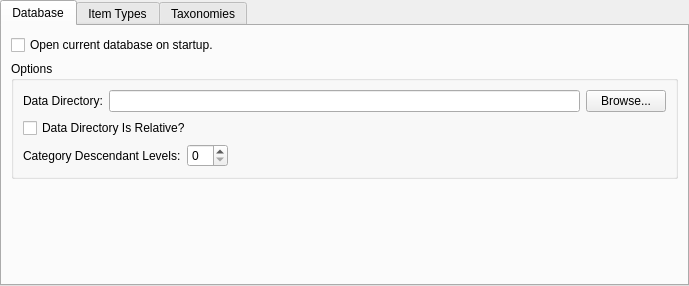
<?xml version="1.0" encoding="UTF-8"?>
<ui version="4.0">
 <class>prefDatabase</class>
 <widget class="QWidget" name="prefDatabase">
  <property name="geometry">
   <rect>
    <x>0</x>
    <y>0</y>
    <width>689</width>
    <height>286</height>
   </rect>
  </property>
  <property name="minimumSize">
   <size>
    <width>0</width>
    <height>0</height>
   </size>
  </property>
  <property name="windowTitle">
   <string>Database</string>
  </property>
  <property name="styleSheet">
   <string notr="true"/>
  </property>
  <layout class="QVBoxLayout" name="verticalLayout">
   <property name="spacing">
    <number>0</number>
   </property>
   <property name="leftMargin">
    <number>0</number>
   </property>
   <property name="topMargin">
    <number>0</number>
   </property>
   <property name="rightMargin">
    <number>0</number>
   </property>
   <property name="bottomMargin">
    <number>0</number>
   </property>
   <item>
    <widget class="QTabWidget" name="databaseTabs">
     <property name="currentIndex">
      <number>0</number>
     </property>
     <widget class="QWidget" name="databaseTab">
      <attribute name="title">
       <string>Database</string>
      </attribute>
      <layout class="QVBoxLayout" name="verticalLayout_2">
       <item>
        <widget class="QCheckBox" name="checkOpenLast">
         <property name="text">
          <string>Open current database on startup.</string>
         </property>
        </widget>
       </item>
       <item>
        <widget class="QGroupBox" name="groupOptions">
         <property name="title">
          <string>Options</string>
         </property>
         <layout class="QGridLayout" name="gridLayout">
          <item row="4" column="0">
           <layout class="QHBoxLayout" name="layoutCatLvls">
            <property name="spacing">
             <number>6</number>
            </property>
            <item>
             <widget class="QLabel" name="labelCatLvls">
              <property name="sizePolicy">
               <sizepolicy hsizetype="Preferred" vsizetype="Preferred">
                <horstretch>0</horstretch>
                <verstretch>0</verstretch>
               </sizepolicy>
              </property>
              <property name="text">
               <string>Category Descendant Levels:</string>
              </property>
             </widget>
            </item>
            <item>
             <widget class="QSpinBox" name="spinCatLvls">
              <property name="sizePolicy">
               <sizepolicy hsizetype="Minimum" vsizetype="Fixed">
                <horstretch>0</horstretch>
                <verstretch>0</verstretch>
               </sizepolicy>
              </property>
              <property name="minimum">
               <number>0</number>
              </property>
              <property name="value">
               <number>0</number>
              </property>
             </widget>
            </item>
            <item>
             <spacer name="horizontalSpacer">
              <property name="orientation">
               <enum>Qt::Horizontal</enum>
              </property>
              <property name="sizeHint" stdset="0">
               <size>
                <width>40</width>
                <height>20</height>
               </size>
              </property>
             </spacer>
            </item>
           </layout>
          </item>
          <item row="0" column="0">
           <layout class="QHBoxLayout" name="layoutDataDir">
            <item>
             <widget class="QLabel" name="labelDataDir">
              <property name="text">
               <string>Data Directory:</string>
              </property>
             </widget>
            </item>
            <item>
             <widget class="QLineEdit" name="lineDataDir">
              <property name="readOnly">
               <bool>true</bool>
              </property>
             </widget>
            </item>
            <item>
             <widget class="QPushButton" name="buttonDataDir">
              <property name="text">
               <string>Browse...</string>
              </property>
             </widget>
            </item>
           </layout>
          </item>
          <item row="1" column="0">
           <layout class="QHBoxLayout" name="layoutRelativeDir">
            <item>
             <widget class="QCheckBox" name="checkRelativeDir">
              <property name="text">
               <string>Data Directory Is Relative?</string>
              </property>
             </widget>
            </item>
            <item>
             <spacer name="horizontalSpacer_2">
              <property name="orientation">
               <enum>Qt::Horizontal</enum>
              </property>
              <property name="sizeHint" stdset="0">
               <size>
                <width>40</width>
                <height>20</height>
               </size>
              </property>
             </spacer>
            </item>
           </layout>
          </item>
         </layout>
        </widget>
       </item>
       <item>
        <spacer name="verticalSpacer">
         <property name="orientation">
          <enum>Qt::Vertical</enum>
         </property>
         <property name="sizeHint" stdset="0">
          <size>
           <width>20</width>
           <height>40</height>
          </size>
         </property>
        </spacer>
       </item>
      </layout>
     </widget>
     <widget class="QWidget" name="itemTypesTab">
      <attribute name="title">
       <string>Item Types</string>
      </attribute>
      <layout class="QVBoxLayout" name="verticalLayout_3">
       <property name="spacing">
        <number>0</number>
       </property>
       <property name="leftMargin">
        <number>0</number>
       </property>
       <property name="topMargin">
        <number>0</number>
       </property>
       <property name="rightMargin">
        <number>0</number>
       </property>
       <property name="bottomMargin">
        <number>0</number>
       </property>
       <item>
        <widget class="QTreeView" name="itemTypesTree">
         <property name="sizePolicy">
          <sizepolicy hsizetype="Expanding" vsizetype="Expanding">
           <horstretch>1</horstretch>
           <verstretch>0</verstretch>
          </sizepolicy>
         </property>
         <property name="styleSheet">
          <string notr="true">QTreeView{
	background: transparent; 
	border:0;
}
</string>
         </property>
         <property name="editTriggers">
          <set>QAbstractItemView::NoEditTriggers</set>
         </property>
         <property name="iconSize">
          <size>
           <width>32</width>
           <height>32</height>
          </size>
         </property>
         <property name="allColumnsShowFocus">
          <bool>true</bool>
         </property>
         <property name="wordWrap">
          <bool>true</bool>
         </property>
        </widget>
       </item>
       <item>
        <layout class="QHBoxLayout" name="horizontalLayout_2">
         <property name="spacing">
          <number>6</number>
         </property>
         <property name="leftMargin">
          <number>6</number>
         </property>
         <property name="topMargin">
          <number>6</number>
         </property>
         <property name="rightMargin">
          <number>6</number>
         </property>
         <property name="bottomMargin">
          <number>6</number>
         </property>
         <item>
          <widget class="QPushButton" name="buttonAddItemType">
           <property name="toolTip">
            <string>Add Item Type</string>
           </property>
           <property name="text">
            <string>Add</string>
           </property>
           <property name="iconSize">
            <size>
             <width>18</width>
             <height>18</height>
            </size>
           </property>
          </widget>
         </item>
         <item>
          <widget class="QPushButton" name="buttonEditItemType">
           <property name="toolTip">
            <string>Edit Item Type</string>
           </property>
           <property name="text">
            <string>Edit</string>
           </property>
           <property name="iconSize">
            <size>
             <width>18</width>
             <height>18</height>
            </size>
           </property>
          </widget>
         </item>
         <item>
          <widget class="QPushButton" name="buttonDeleteItemType">
           <property name="toolTip">
            <string>Delete Item Type</string>
           </property>
           <property name="text">
            <string>Delete</string>
           </property>
           <property name="iconSize">
            <size>
             <width>18</width>
             <height>18</height>
            </size>
           </property>
          </widget>
         </item>
         <item>
          <spacer name="horizontalSpacer_5">
           <property name="orientation">
            <enum>Qt::Horizontal</enum>
           </property>
           <property name="sizeType">
            <enum>QSizePolicy::Fixed</enum>
           </property>
           <property name="sizeHint" stdset="0">
            <size>
             <width>10</width>
             <height>0</height>
            </size>
           </property>
          </spacer>
         </item>
         <item>
          <widget class="QPushButton" name="buttonMoveUp">
           <property name="toolTip">
            <string>Move Item Type Up List</string>
           </property>
           <property name="text">
            <string/>
           </property>
           <property name="iconSize">
            <size>
             <width>18</width>
             <height>18</height>
            </size>
           </property>
          </widget>
         </item>
         <item>
          <widget class="QPushButton" name="buttonMoveDown">
           <property name="toolTip">
            <string>Move Item Type Down List</string>
           </property>
           <property name="text">
            <string/>
           </property>
           <property name="iconSize">
            <size>
             <width>18</width>
             <height>18</height>
            </size>
           </property>
          </widget>
         </item>
         <item>
          <spacer name="horizontalSpacer_6">
           <property name="orientation">
            <enum>Qt::Horizontal</enum>
           </property>
           <property name="sizeHint" stdset="0">
            <size>
             <width>40</width>
             <height>20</height>
            </size>
           </property>
          </spacer>
         </item>
         <item>
          <widget class="QPushButton" name="buttonDefaultItemTypes">
           <property name="toolTip">
            <string>Add Default Item Types</string>
           </property>
           <property name="text">
            <string>Add Defaults</string>
           </property>
          </widget>
         </item>
         <item>
          <widget class="QPushButton" name="buttonResetItemTypes">
           <property name="toolTip">
            <string>Revert Any Current Changes</string>
           </property>
           <property name="text">
            <string>Reset</string>
           </property>
          </widget>
         </item>
        </layout>
       </item>
      </layout>
     </widget>
     <widget class="QWidget" name="taxonomiesTab">
      <attribute name="title">
       <string>Taxonomies</string>
      </attribute>
      <layout class="QVBoxLayout" name="verticalLayout_4">
       <property name="spacing">
        <number>0</number>
       </property>
       <property name="leftMargin">
        <number>0</number>
       </property>
       <property name="topMargin">
        <number>0</number>
       </property>
       <property name="rightMargin">
        <number>0</number>
       </property>
       <property name="bottomMargin">
        <number>0</number>
       </property>
       <item>
        <widget class="QTreeView" name="taxonomiesTree">
         <property name="sizePolicy">
          <sizepolicy hsizetype="Expanding" vsizetype="Expanding">
           <horstretch>1</horstretch>
           <verstretch>0</verstretch>
          </sizepolicy>
         </property>
         <property name="styleSheet">
          <string notr="true">QTreeView{
	background: transparent; 
	border:0;
}
</string>
         </property>
         <property name="editTriggers">
          <set>QAbstractItemView::NoEditTriggers</set>
         </property>
         <property name="iconSize">
          <size>
           <width>32</width>
           <height>32</height>
          </size>
         </property>
         <property name="allColumnsShowFocus">
          <bool>true</bool>
         </property>
         <property name="wordWrap">
          <bool>true</bool>
         </property>
        </widget>
       </item>
       <item>
        <layout class="QHBoxLayout" name="horizontalLayout_3">
         <property name="spacing">
          <number>6</number>
         </property>
         <property name="leftMargin">
          <number>6</number>
         </property>
         <property name="topMargin">
          <number>6</number>
         </property>
         <property name="rightMargin">
          <number>6</number>
         </property>
         <property name="bottomMargin">
          <number>6</number>
         </property>
         <item>
          <widget class="QPushButton" name="buttonAddTaxonomy">
           <property name="toolTip">
            <string>Add Taxonomy</string>
           </property>
           <property name="text">
            <string>Add</string>
           </property>
           <property name="iconSize">
            <size>
             <width>18</width>
             <height>18</height>
            </size>
           </property>
          </widget>
         </item>
         <item>
          <widget class="QPushButton" name="buttonEditTaxonomy">
           <property name="toolTip">
            <string>Edit Taxonomy</string>
           </property>
           <property name="text">
            <string>Edit</string>
           </property>
           <property name="iconSize">
            <size>
             <width>18</width>
             <height>18</height>
            </size>
           </property>
          </widget>
         </item>
         <item>
          <widget class="QPushButton" name="buttonDeleteTaxonomy">
           <property name="toolTip">
            <string>Delete Taxonomy</string>
           </property>
           <property name="text">
            <string>Delete</string>
           </property>
           <property name="iconSize">
            <size>
             <width>18</width>
             <height>18</height>
            </size>
           </property>
          </widget>
         </item>
         <item>
          <spacer name="horizontalSpacer_7">
           <property name="orientation">
            <enum>Qt::Horizontal</enum>
           </property>
           <property name="sizeType">
            <enum>QSizePolicy::Fixed</enum>
           </property>
           <property name="sizeHint" stdset="0">
            <size>
             <width>10</width>
             <height>0</height>
            </size>
           </property>
          </spacer>
         </item>
         <item>
          <widget class="QPushButton" name="buttonMoveUpTaxonomy">
           <property name="toolTip">
            <string>Move Taxonomy Up List</string>
           </property>
           <property name="text">
            <string/>
           </property>
           <property name="iconSize">
            <size>
             <width>18</width>
             <height>18</height>
            </size>
           </property>
          </widget>
         </item>
         <item>
          <widget class="QPushButton" name="buttonMoveDownTaxonomy">
           <property name="toolTip">
            <string>Move Taxonomy Down List</string>
           </property>
           <property name="text">
            <string/>
           </property>
           <property name="iconSize">
            <size>
             <width>18</width>
             <height>18</height>
            </size>
           </property>
          </widget>
         </item>
         <item>
          <spacer name="horizontalSpacer_8">
           <property name="orientation">
            <enum>Qt::Horizontal</enum>
           </property>
           <property name="sizeHint" stdset="0">
            <size>
             <width>40</width>
             <height>20</height>
            </size>
           </property>
          </spacer>
         </item>
         <item>
          <widget class="QPushButton" name="buttonDefaultTaxonomies">
           <property name="toolTip">
            <string>Add Default Taxonomies</string>
           </property>
           <property name="text">
            <string>Add Defaults</string>
           </property>
          </widget>
         </item>
         <item>
          <widget class="QPushButton" name="buttonResetTaxonomies">
           <property name="toolTip">
            <string>Revert Any Current Changes</string>
           </property>
           <property name="text">
            <string>Reset</string>
           </property>
          </widget>
         </item>
        </layout>
       </item>
      </layout>
     </widget>
    </widget>
   </item>
  </layout>
 </widget>
 <resources/>
 <connections/>
</ui>
